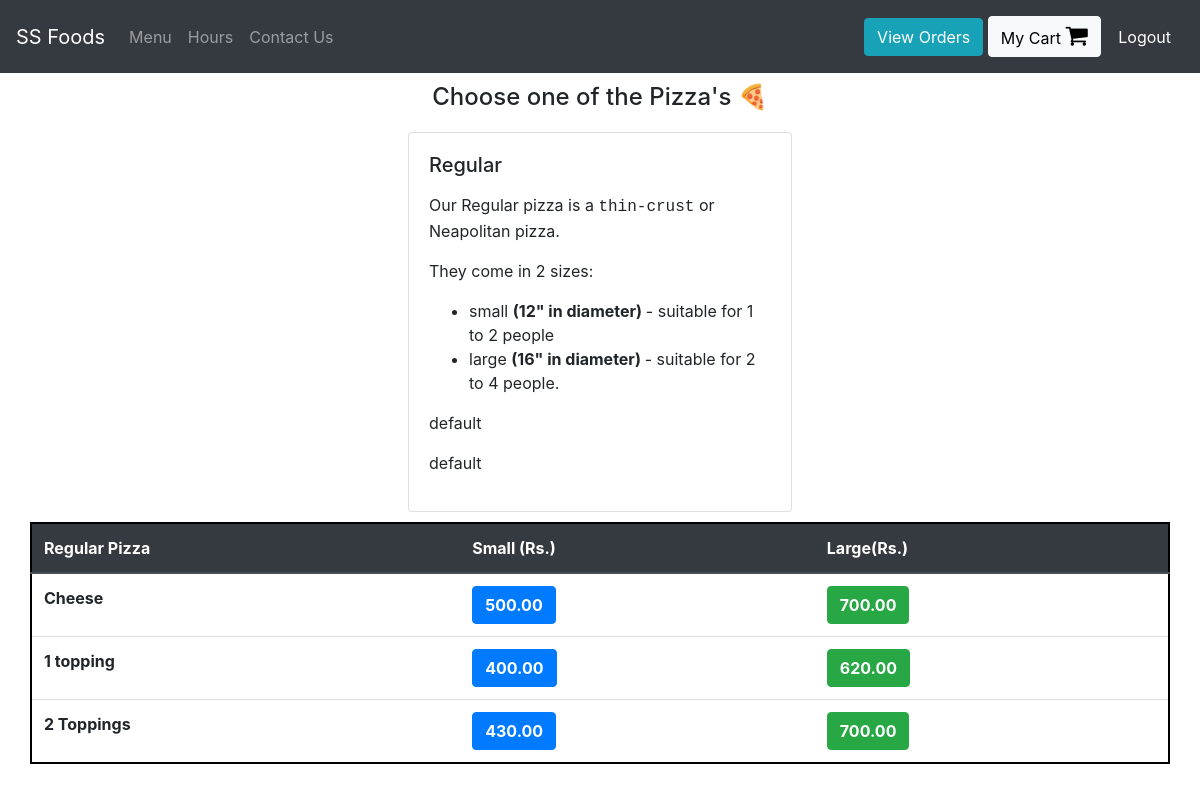
The app's page /Pizza (signed in) with its own data.
### orders/models.py (models this page shows, shortened)
class RegularPizza(models.Model):
    pizza_choice = models.CharField(max_length=200)
    small_price = models.DecimalField(max_digits=6, decimal_places=2)
    large_price = models.DecimalField(max_digits=6, decimal_places=2)
    category_description = models.TextField() #make this the wysiwyg text field

### orders/views.py (the view)
# urls.py: path("Pizza", views.pizza, name="pizza"),
def pizza(request):
    if request.user.is_authenticated:
        return render(request, "orders/pizza.html", context = {"regular_pizza":RegularPizza.objects.all, "sicillian_pizza":SicilianPizza.objects.all , "toppings":Toppings.objects.all, "number_of_toppings":[1,2,3]})
    else:
        return redirect("orders:login")

### orders/models.py (called while the page is built)
    def __str__(self):
        return f"{self.topping_name}"

### orders/templates/orders/pizza.html (shortened to what this page needs)
{% extends 'orders/header.html' %}
{% block content %}
    <div class="container">
      <h4 style="margin:10px; text-align:center;"> Choose one of the Pizza's &#x1f355 </h4>
      <div class="row justify-content-center">
            <div class="card" id="regular_pizza_card" style="width: 24rem; margin:10px;">
              <div class="card-body">
                <h5 class="card-title" >Regular </h5>
                {% for pizza in regular_pizza %}
                  {% if pizza.category_description != "default" %}
                    <p class="card-text">{{ pizza.category_description | safe}}</p>
                  {% endif %}
                {% endfor %}
              </div>
            </div>
      </div>
      <div class="row" >
        <table class="table" id="regular_pizza_table" style="border: 2px solid black">
          <thead class="thead-dark">
            <tr>
              <th scope="col">Regular Pizza</th>
              <th scope="col">Small (Rs.)</th>
              <th scope="col">Large(Rs.)</th>
            </tr>
          </thead>
          <tbody>
            {% for pizza in regular_pizza %}
              <tr>
                <th>{{pizza.pizza_choice}}</th>
                {% if forloop.counter0 in number_of_toppings %}
                  <td><button type="button" class="btn btn-primary add_to_cart"  onclick="pizza_toppings({{forloop.counter0}}, 'Small Regular', {{pizza.small_price}})"><strong>{{pizza.small_price}}</strong></button></td>
                  <td><button type="button" class="btn btn-success add_to_cart"  onclick="pizza_toppings({{forloop.counter0}}, 'Large Regular', {{pizza.large_price}})"><strong>{{pizza.large_price}}</strong></button></td>
                {% else %}
                  <td><button type="button" class="btn btn-primary add_to_cart"  onclick="add_to_cart({item_description: 'Small Regular Pizza - {{pizza.pizza_choice}}' , price: {{pizza.small_price}} })"><strong>{{pizza.small_price}}</strong></button></td>
                  <td><button type="button" class="btn btn-success add_to_cart"  onclick="add_to_cart({item_description: 'Large Regular Pizza - {{pizza.pizza_choice}}' , price: {{pizza.large_price}} })"><strong>{{pizza.large_price}}</strong></button></td>
                {% endif %}
              </tr>
            {% endfor %}
          </tbody>
        </table>
      </div>
    </div>
{% endblock %}

### orders/templates/orders/header.html (shortened to what this page needs)
<!doctype html>
<html lang="en">
  <head>
    <link rel="stylesheet" href="https://stackpath.bootstrapcdn.com/bootstrap/4.3.1/css/bootstrap.min.css">
    <link rel="stylesheet" href="https://cdnjs.cloudflare.com/ajax/libs/font-awesome/4.7.0/css/font-awesome.min.css">
    <link href="https://cdnjs.cloudflare.com/ajax/libs/toastr.js/latest/toastr.min.css" rel="stylesheet"/>
    {% load static %}
    <link rel="stylesheet" href="{% static 'orders/main.js' %}">
  </head>
  <body>
    <nav class="navbar navbar-expand-lg navbar-dark bg-dark">
      <a class="navbar-brand" href="#">SS Foods</a>
      <div class="collapse navbar-collapse" id="navbarText">
        {% if user.is_authenticated %}
        <ul class="navbar-nav mr-auto">
          <li class="nav-item">
            <a class="nav-link" href="/">Menu</a>
          </li>
          <li class="nav-item">
            <a class="nav-link" href="/hours">Hours</a>
          </li>
          <li class="nav-item">
            <a class="nav-link" href="/contact">Contact Us</a>
          </li>
        </ul>
        <span class="navbar-text">
          <a href="/view-orders" class="btn btn-info">View Orders</a>
          <a href="/cart" id="cart_button" class="btn btn-light" style="color:black;">My Cart <i class="fa fa-shopping-cart" style="font-size:24px;"></i></a>
          <button type="button" class="btn btn-dark" onclick="logout()">Logout</button>
        </span>
        {% endif %}
      </div>
    </nav>
    {% block content %}
    {% endblock %}
  </body>
</html>

### records on screen
RegularPizza: category_description "Our Regular pizza is a thin-crust or Neapolitan pizza. They come in 2 sizes: small (12\" in diameter) - suitable for 1 to 2 people large (16\" in diameter) - suitable for 2 to 4 people.", pizza_choice "Cheese", small_price "500.00", large_price "700.00"
RegularPizza: category_description "default", pizza_choice "1 topping", small_price "400.00", large_price "620.00"
RegularPizza: category_description "default", pizza_choice "2 Toppings", small_price "430.00", large_price "700.00"
